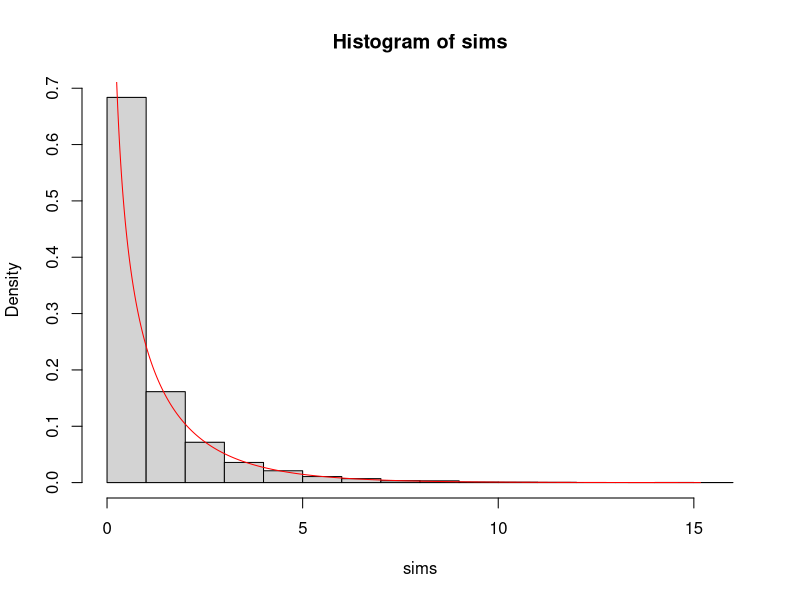
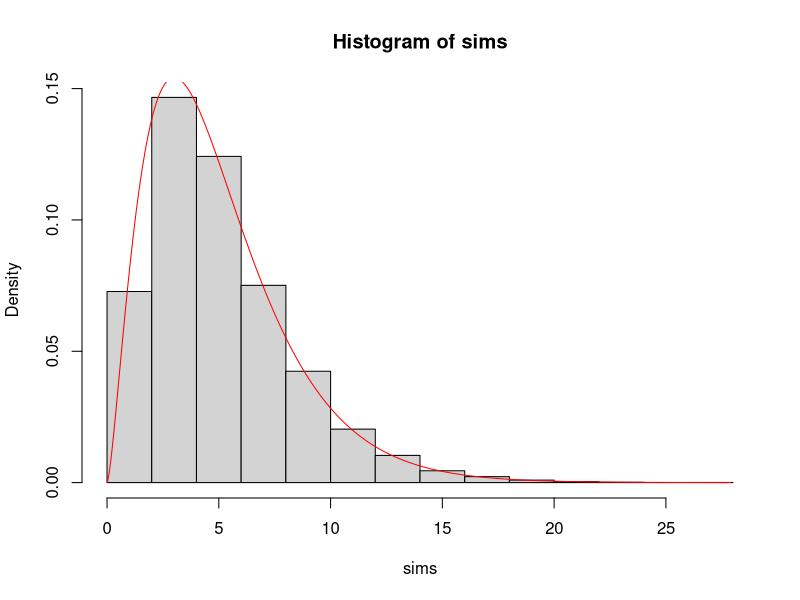
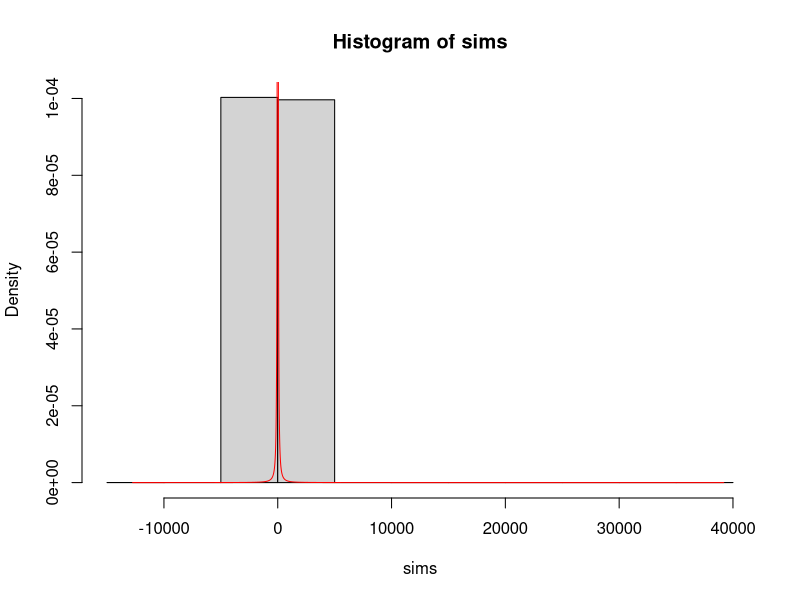
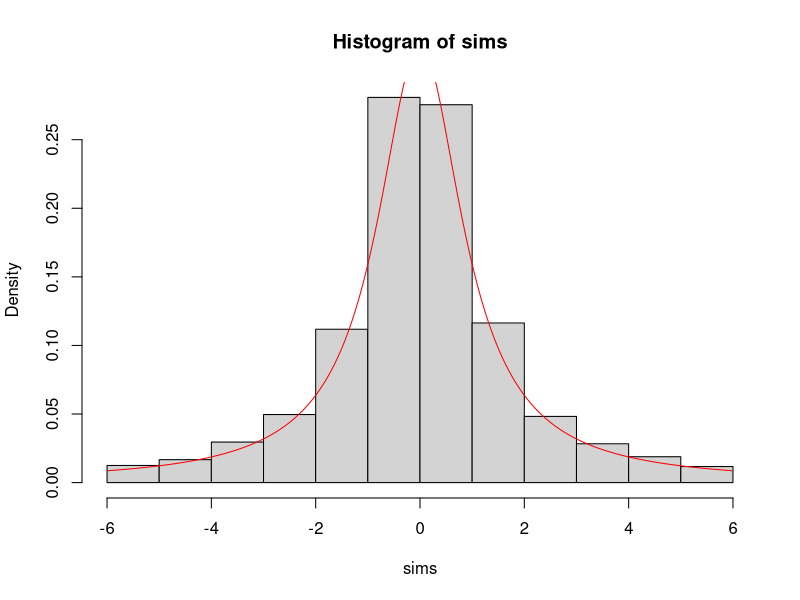
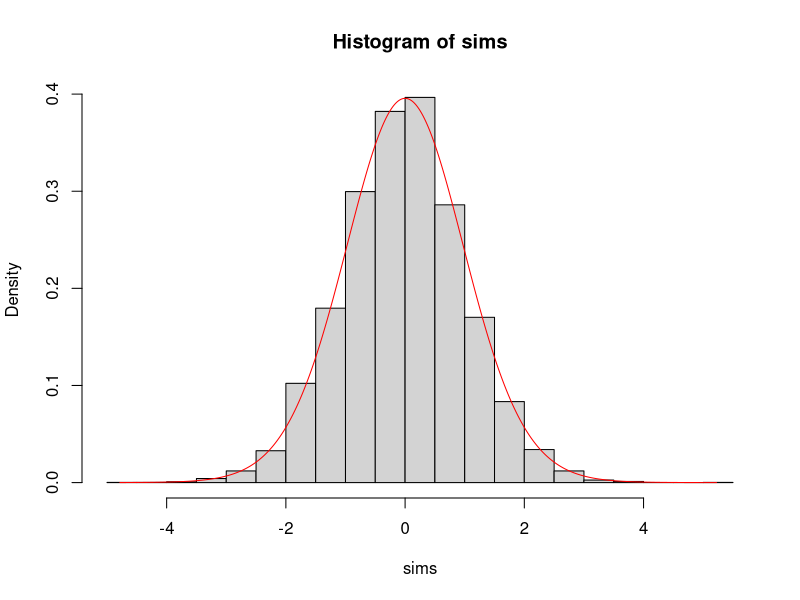
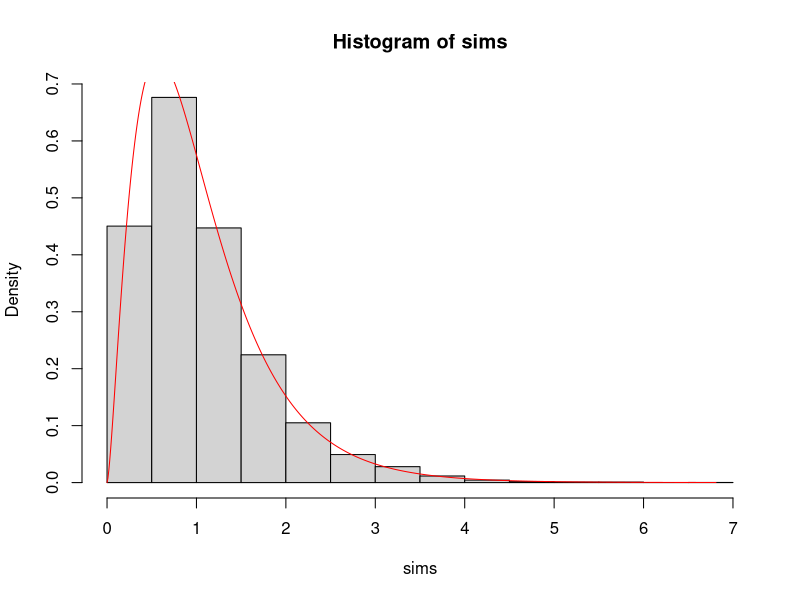

Recreate these plots in R, in order.
## ---- chunk 1
#Function to draw a single Chi-squared random variable with degrees of freedom equal to df
my.rchisq <- function(df){
  
  #Draw df independent standard normals
  normal.sims <- rnorm(df)
  
  #Square them and sum the result
  chi.sims <- sum(normal.sims^2)
  
}  

sims <- replicate(10000, my.rchisq(1))
hist(sims, probability = TRUE)
x <- seq(from = 0, to = max(sims), by = 0.01)
points(x, dchisq(x, df = 1), type = 'l', col = 'red')
## ---- chunk 2
sims <- replicate(10000, my.rchisq(5))
hist(sims, probability = TRUE)
x <- seq(from = 0, to = max(sims), by = 0.01)
points(x, dchisq(x, df = 5), type = 'l', col = 'red')
## ---- chunk 3
my.rt <- function(df){
 
  numerator <- rnorm(1)
  denominator <- sqrt( my.rchisq(df) / df )
  
  t.sim <- numerator/denominator
  return(t.sim)
  
}
## ---- chunk 4
sims <- replicate(10000, my.rt(1))
hist(sims, probability = TRUE)
x <- seq(from = min(sims), to = max(sims), by = 0.01)
points(x, dt(x, df = 1), type = 'l', col = 'red')
## ---- chunk 5
sims <- subset(sims, -6 <= sims & sims <= 6)
hist(sims, probability = TRUE)
x <- seq(from = min(sims), to = max(sims), by = 0.01)
points(x, dt(x, df = 1), type = 'l', col = 'red')
## ---- chunk 6
sims <- replicate(10000, my.rt(30))
hist(sims, probability = TRUE)
x <- seq(from = min(sims), to = max(sims), by = 0.01)
points(x, dt(x, df = 30), type = 'l', col = 'red')
## ---- chunk 7
my.rf <- function(numerator.df, denominator.df){

  numerator <- my.rchisq(numerator.df) / numerator.df
  denominator <- my.rchisq(denominator.df) / denominator.df
  
  f.sim <- numerator / denominator
  return(f.sim)
  
}
## ---- chunk 8
sims <- replicate(10000, my.rf(5,40))
hist(sims, probability = TRUE)
x <- seq(from = 0, to = max(sims), by = 0.01)
points(x, df(x, df1 = 5, df2 = 40), type = 'l', col = 'red')
